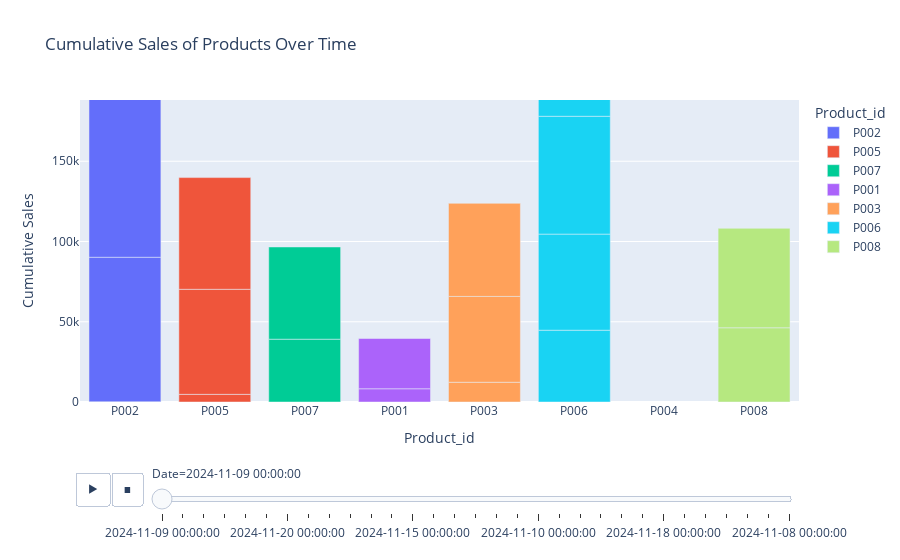

Notebook source saved alongside this figure:
### Markdown cell above
Cumulative Sales Over Time (Animated Bar Chart)

### Code cell
# Calculate cumulative sales over time for each product
df['Cumulative Sales'] = df.groupby('Product_id')['Sales Amount'].cumsum()

fig = px.bar(
    df, x='Product_id', y='Cumulative Sales', animation_frame='Date', color='Product_id',
    title="Cumulative Sales of Products Over Time",
    range_y=[0, df['Cumulative Sales'].max()]
)
fig.show()

### Figure 1 — Plotly figure (JSON) as saved in the notebook; plotly's stock layout.template omitted (floating-point values rounded to 4 significant figures)
{"data": [{"alignmentgroup": "True", "hovertemplate": "Product_id=%{x}<br>Date=2024-11-09 00:00:00<br>Cumulative Sales=%{y}<extra></extra>", "legendgroup": "P002", "marker": {"color": "#636efa", "pattern": {"shape": ""}}, "name": "P002", "offsetgroup": "P002", "orientation": "v", "showlegend": true, "textposition": "auto", "type": "bar", "x": ["P002", "P002", "P002", "P002", "P002"], "xaxis": "x", "y": [199.6, 89980.0, 103700.0, 144100.0, 170800.0], "yaxis": "y"}, {"alignmentgroup": "True", "hovertemplate": "Product_id=%{x}<br>Date=2024-11-09 00:00:00<br>Cumulative Sales=%{y}<extra></extra>", "legendgroup": "P005", "marker": {"color": "#EF553B", "pattern": {"shape": ""}}, "name": "P005", "offsetgroup": "P005", "orientation": "v", "showlegend": true, "textposition": "auto", "type": "bar", "x": ["P005", "P005", "P005"], "xaxis": "x", "y": [4765.0, 65460.0, 69600.0], "yaxis": "y"}, {"alignmentgroup": "True", "hovertemplate": "Product_id=%{x}<br>Date=2024-11-09 00:00:00<br>Cumulative Sales=%{y}<extra></extra>", "legendgroup": "P007", "marker": {"color": "#00cc96", "pattern": {"shape": ""}}, "name": "P007", "offsetgroup": "P007", "orientation": "v", "showlegend": true, "textposition": "auto", "type": "bar", "x": ["P007", "P007"], "xaxis": "x", "y": [39130.0, 57460.0], "yaxis": "y"}, {"alignmentgroup": "True", "hovertemplate": "Product_id=%{x}<br>Date=2024-11-09 00:00:00<br>Cumulative Sales=%{y}<extra></extra>", "legendgroup": "P001", "marker": {"color": "#ab63fa", "pattern": {"shape": ""}}, "name": "P001", "offsetgroup": "P001", "orientation": "v", "showlegend": true, "textposition": "auto", "type": "bar", "x": ["P001", "P001"], "xaxis": "x", "y": [8237.0, 31330.0], "yaxis": "y"}, {"alignmentgroup": "True", "hovertemplate": "Product_id=%{x}<br>Date=2024-11-09 00:00:00<br>Cumulative Sales=%{y}<extra></extra>", "legendgroup": "P003", "marker": {"color": "#FFA15A", "pattern": {"shape": ""}}, "name": "P003", "offsetgroup": "P003", "orientation": "v", "showlegend": true, "textposition": "auto", "type": "bar", "x": ["P003", "P003", "P003"], "xaxis": "x", "y": [12310.0, 53470.0, 58000.0], "yaxis": "y"}, {"alignmentgroup": "True", "hovertemplate": "Product_id=%{x}<br>Date=2024-11-09 00:00:00<br>Cumulative Sales=%{y}<extra></extra>", "legendgroup": "P006", "marker": {"color": "#19d3f3", "pattern": {"shape": ""}}, "name": "P006", "offsetgroup": "P006", "orientation": "v", "showlegend": true, "textposition": "auto", "type": "bar", "x": ["P006", "P006", "P006", "P006", "P006"], "xaxis": "x", "y": [44730.0, 59870.0, 73420.0, 78640.0, 81830.0], "yaxis": "y"}, {"alignmentgroup": "True", "hovertemplate": "Product_id=%{x}<br>Date=2024-11-09 00:00:00<br>Cumulative Sales=%{y}<extra></extra>", "legendgroup": "P008", "marker": {"color": "#B6E880", "pattern": {"shape": ""}}, "name": "P008", "offsetgroup": "P008", "orientation": "v", "showlegend": true, "textposition": "auto", "type": "bar", "x": ["P008", "P008"], "xaxis": "x", "y": [46240.0, 61980.0], "yaxis": "y"}], "layout": {"barmode": "relative", "legend": {"title": {"text": "Product_id"}, "tracegroupgap": 0}, "sliders": [{"active": 0, "currentvalue": {"prefix": "Date="}, "len": 0.9, "pad": {"b": 10, "t": 60}, "steps": [{"args": [["2024-11-09 00:00:00"], {"frame": {"duration": 0, "redraw": true}, "fromcurrent": true, "mode": "immediate", "transition": {"duration": 0, "easing": "linear"}}], "label": "2024-11-09 00:00:00", "method": "animate"}, {"args": [["2024-11-21 00:00:00"], {"frame": {"duration": 0, "redraw": true}, "fromcurrent": true, "mode": "immediate", "transition": {"duration": 0, "easing": "linear"}}], "label": "2024-11-21 00:00:00", "method": "animate"}, {"args": [["2024-11-19 00:00:00"], {"frame": {"duration": 0, "redraw": true}, "fromcurrent": true, "mode": "immediate", "transition": {"duration": 0, "easing": "linear"}}], "label": "2024-11-19 00:00:00", "method": "animate"}, {"args": [["2024-11-03 00:00:00"], {"frame": {"duration": 0, "redraw": true}, "fromcurrent": true, "mode": "immediate", "transition": {"duration": 0, "easing": "linear"}}], "label": "2024-11-03 00:00:00", "method": "animate"}, {"args": [["2024-11-30 00:00:00"], {"frame": {"duration": 0, "redraw": true}, "fromcurrent": true, "mode": "immediate", "transition": {"duration": 0, "easing": "linear"}}], "label": "2024-11-30 00:00:00", "method": "animate"}, {"args": [["2024-11-17 00:00:00"], {"frame": {"duration": 0, "redraw": true}, "fromcurrent": true, "mode": "immediate", "transition": {"duration": 0, "easing": "linear"}}], "label": "2024-11-17 00:00:00", "method": "animate"}, {"args": [["2024-11-20 00:00:00"], {"frame": {"duration": 0, "redraw": true}, "fromcurrent": true, "mode": "immediate", "transition": {"duration": 0, "easing": "linear"}}], "label": "2024-11-20 00:00:00", "method": "animate"}, {"args": [["2024-11-29 00:00:00"], {"frame": {"duration": 0, "redraw": true}, "fromcurrent": true, "mode": "immediate", "transition": {"duration": 0, "easing": "linear"}}], "label": "2024-11-29 00:00:00", "method": "animate"}, {"args": [["2024-11-14 00:00:00"], {"frame": {"duration": 0, "redraw": true}, "fromcurrent": true, "mode": "immediate", "transition": {"duration": 0, "easing": "linear"}}], "label": "2024-11-14 00:00:00", "method": "animate"}, {"args": [["2024-11-05 00:00:00"], {"frame": {"duration": 0, "redraw": true}, "fromcurrent": true, "mode": "immediate", "transition": {"duration": 0, "easing": "linear"}}], "label": "2024-11-05 00:00:00", "method": "animate"}, {"args": [["2024-11-25 00:00:00"], {"frame": {"duration": 0, "redraw": true}, "fromcurrent": true, "mode": "immediate", "transition": {"duration": 0, "easing": "linear"}}], "label": "2024-11-25 00:00:00", "method": "animate"}, {"args": [["2024-11-23 00:00:00"], {"frame": {"duration": 0, "redraw": true}, "fromcurrent": true, "mode": "immediate", "transition": {"duration": 0, "easing": "linear"}}], "label": "2024-11-23 00:00:00", "method": "animate"}, {"args": [["2024-11-15 00:00:00"], {"frame": {"duration": 0, "redraw": true}, "fromcurrent": true, "mode": "immediate", "transition": {"duration": 0, "easing": "linear"}}], "label": "2024-11-15 00:00:00", "method": "animate"}, {"args": [["2024-11-16 00:00:00"], {"frame": {"duration": 0, "redraw": true}, "fromcurrent": true, "mode": "immediate", "transition": {"duration": 0, "easing": "linear"}}], "label": "2024-11-16 00:00:00", "method": "animate"}, {"args": [["2024-11-02 00:00:00"], {"frame": {"duration": 0, "redraw": true}, "fromcurrent": true, "mode": "immediate", "transition": {"duration": 0, "easing": "linear"}}], "label": "2024-11-02 00:00:00", "method": "animate"}, {"args": [["2024-12-01 00:00:00"], {"frame": {"duration": 0, "redraw": true}, "fromcurrent": true, "mode": "immediate", "transition": {"duration": 0, "easing": "linear"}}], "label": "2024-12-01 00:00:00", "method": "animate"}, {"args": [["2024-11-27 00:00:00"], {"frame": {"duration": 0, "redraw": true}, "fromcurrent": true, "mode": "immediate", "transition": {"duration": 0, "easing": "linear"}}], "label": "2024-11-27 00:00:00", "method": "animate"}, {"args": [["2024-11-06 00:00:00"], {"frame": {"duration": 0, "redraw": true}, "fromcurrent": true, "mode": "immediate", "transition": {"duration": 0, "easing": "linear"}}], "label": "2024-11-06 00:00:00", "method": "animate"}, {"args": [["2024-11-10 00:00:00"], {"frame": {"duration": 0, "redraw": true}, "fromcurrent": true, "mode": "immediate", "transition": {"duration": 0, "easing": "linear"}}], "label": "2024-11-10 00:00:00", "method": "animate"}, {"args": [["2024-11-22 00:00:00"], {"frame": {"duration": 0, "redraw": true}, "fromcurrent": true, "mode": "immediate", "transition": {"duration": 0, "easing": "linear"}}], "label": "2024-11-22 00:00:00", "method": "animate"}, {"args": [["2024-11-28 00:00:00"], {"frame": {"duration": 0, "redraw": true}, "fromcurrent": true, "mode": "immediate", "transition": {"duration": 0, "easing": "linear"}}], "label": "2024-11-28 00:00:00", "method": "animate"}, {"args": [["2024-11-13 00:00:00"], {"frame": {"duration": 0, "redraw": true}, "fromcurrent": true, "mode": "immediate", "transition": {"duration": 0, "easing": "linear"}}], "label": "2024-11-13 00:00:00", "method": "animate"}, {"args": [["2024-11-04 00:00:00"], {"frame": {"duration": 0, "redraw": true}, "fromcurrent": true, "mode": "immediate", "transition": {"duration": 0, "easing": "linear"}}], "label": "2024-11-04 00:00:00", "method": "animate"}, {"args": [["2024-11-11 00:00:00"], {"frame": {"duration": 0, "redraw": true}, "fromcurrent": true, "mode": "immediate", "transition": {"duration": 0, "easing": "linear"}}], "label": "2024-11-11 00:00:00", "method": "animate"}, {"args": [["2024-11-18 00:00:00"], {"frame": {"duration": 0, "redraw": true}, "fromcurrent": true, "mode": "immediate", "transition": {"duration": 0, "easing": "linear"}}], "label": "2024-11-18 00:00:00", "method": "animate"}, {"args": [["2024-11-24 00:00:00"], {"frame": {"duration": 0, "redraw": true}, "fromcurrent": true, "mode": "immediate", "transition": {"duration": 0, "easing": "linear"}}], "label": "2024-11-24 00:00:00", "method": "animate"}, {"args": [["2024-11-12 00:00:00"], {"frame": {"duration": 0, "redraw": true}, "fromcurrent": true, "mode": "immediate", "transition": {"duration": 0, "easing": "linear"}}], "label": "2024-11-12 00:00:00", "method": "animate"}, {"args": [["2024-11-01 00:00:00"], {"frame": {"duration": 0, "redraw": true}, "fromcurrent": true, "mode": "immediate", "transition": {"duration": 0, "easing": "linear"}}], "label": "2024-11-01 00:00:00", "method": "animate"}, {"args": [["2024-11-07 00:00:00"], {"frame": {"duration": 0, "redraw": true}, "fromcurrent": true, "mode": "immediate", "transition": {"duration": 0, "easing": "linear"}}], "label": "2024-11-07 00:00:00", "method": "animate"}, {"args": [["2024-11-26 00:00:00"], {"frame": {"duration": 0, "redraw": true}, "fromcurrent": true, "mode": "immediate", "transition": {"duration": 0, "easing": "linear"}}], "label": "2024-11-26 00:00:00", "method": "animate"}, {"args": [["2024-11-08 00:00:00"], {"frame": {"duration": 0, "redraw": true}, "fromcurrent": true, "mode": "immediate", "transition": {"duration": 0, "easing": "linear"}}], "label": "2024-11-08 00:00:00", "method": "animate"}], "x": 0.1, "xanchor": "left", "y": 0, "yanchor": "top"}], "title": {"text": "Cumulative Sales of Products Over Time"}, "updatemenus": [{"buttons": [{"args": [null, {"frame": {"duration": 500, "redraw": true}, "fromcurrent": true, "mode": "immediate", "transition": {"duration": 500, "easing": "linear"}}], "label": "&#9654;", "method": "animate"}, {"args": [[null], {"frame": {"duration": 0, "redraw": true}, "fromcurrent": true, "mode": "immediate", "transition": {"duration": 0, "easing": "linear"}}], "label": "&#9724;", "method": "animate"}], "direction": "left", "pad": {"r": 10, "t": 70}, "showactive": false, "type": "buttons", "x": 0.1, "xanchor": "right", "y": 0, "yanchor": "top"}], "xaxis": {"anchor": "y", "categoryarray": ["P002", "P005", "P007", "P001", "P003", "P006", "P004", "P008"], "categoryorder": "array", "domain": [0, 1], "title": {"text": "Product_id"}}, "yaxis": {"anchor": "x", "domain": [0, 1], "range": [0, 188200.0], "title": {"text": "Cumulative Sales"}}}}
